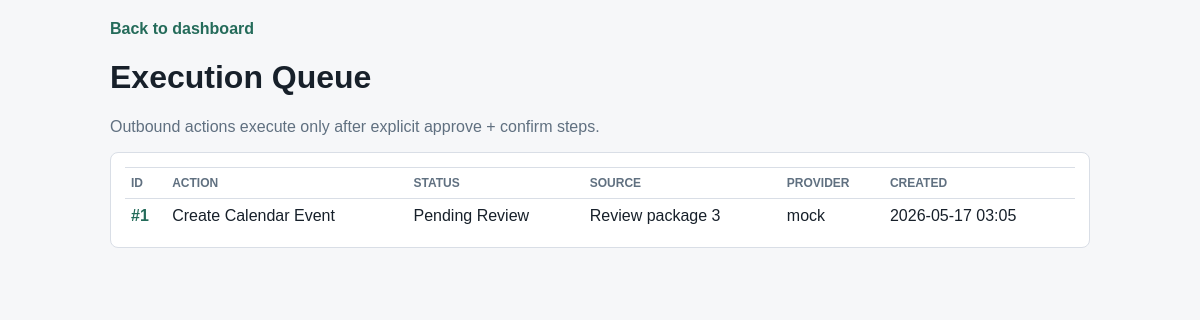
The page /executions on the database its author committed.
### app/models/entities.py (models this page shows)
class ExecutionRecord(Base):
    __tablename__ = "execution_records"
    __table_args__ = (
        UniqueConstraint("review_package_id", "action_type", name="uq_execution_review_action"),
        UniqueConstraint("draft_id", "action_type", name="uq_execution_draft_action"),
        Index("ix_execution_records_status_created", "status", "created_at"),
    )
    id: Mapped[int] = mapped_column(primary_key=True)
    review_package_id: Mapped[int | None] = mapped_column(
        ForeignKey("proposed_action_review_packages.id"), index=True
    )
    draft_id: Mapped[int | None] = mapped_column(ForeignKey("draft_replies.id"), index=True)
    calendar_proposal_id: Mapped[int | None] = mapped_column(
        ForeignKey("calendar_action_proposals.id"), index=True
    )
    action_type: Mapped[ExecutionActionType] = mapped_column(Enum(ExecutionActionType))
    status: Mapped[ExecutionStatus] = mapped_column(
        Enum(ExecutionStatus), default=ExecutionStatus.PENDING_REVIEW
    )
    created_by: Mapped[str | None] = mapped_column(String(255))
    approved_by: Mapped[str | None] = mapped_column(String(255))
    approved_at: Mapped[datetime | None] = mapped_column(DateTime(timezone=True))
    confirmed_by: Mapped[str | None] = mapped_column(String(255))
    confirmed_at: Mapped[datetime | None] = mapped_column(DateTime(timezone=True))
    executed_at: Mapped[datetime | None] = mapped_column(DateTime(timezone=True))
    provider_name: Mapped[str] = mapped_column(String(100), default="mock")
    payload_json: Mapped[str] = mapped_column(Text)
    result_json: Mapped[str | None] = mapped_column(Text)
    error_text: Mapped[str | None] = mapped_column(Text)
    created_at: Mapped[datetime] = mapped_column(DateTime(timezone=True), default=utcnow)
    updated_at: Mapped[datetime] = mapped_column(
        DateTime(timezone=True), default=utcnow, onupdate=utcnow
    )
    review_package: Mapped[ProposedActionReviewPackage | None] = relationship()
    draft: Mapped[DraftReply | None] = relationship()
    calendar_proposal: Mapped[CalendarActionProposal | None] = relationship()

### app/web/routes.py (the view)
@web_router.get("/executions")
def executions_index(request: Request, db: Session = Depends(get_db)):
    records = list_execution_records(db)
    return templates.TemplateResponse(
        request,
        "executions.html",
        {"records": records},
    )

### app/web/templates/executions.html (shortened to what this page needs)
<!DOCTYPE html>
<html>
  <head>
  </head>
  <body>
    <main class="wrap">
      <a href="/">Back to dashboard</a>
      <h1>Execution Queue</h1>
      <p class="muted">Outbound actions execute only after explicit approve + confirm steps.</p>
      <section class="panel">
        <table>
          <thead>
            <tr>
              <th>ID</th>
              <th>Action</th>
              <th>Status</th>
              <th>Source</th>
              <th>Provider</th>
              <th>Created</th>
            </tr>
          </thead>
          <tbody>
            {% for record in records %}
            <tr>
              <td><a href="/executions/{{ record.id }}">#{{ record.id }}</a></td>
              <td>{{ record.action_type.value.replace("_", " ").title() }}</td>
              <td>{{ record.status.value.replace("_", " ").title() }}</td>
              <td>
                {% if record.review_package_id %}Review package {{ record.review_package_id }}{% endif %}
              </td>
              <td>{{ record.provider_name }}</td>
              <td>{{ record.created_at.strftime("%Y-%m-%d %H:%M") if record.created_at else "" }}</td>
            </tr>
            {% else %}
            <tr>
              <td colspan="6" class="muted">No execution records yet.</td>
            </tr>
            {% endfor %}
          </tbody>
        </table>
      </section>
    </main>
  </body>
</html>

### app/web/templates/executions.html (style rules this page uses)
:root { --bg: #f6f7f9; --surface: #ffffff; --line: #d9dee6; --text: #17202a; --muted: #607080; --brand: #246b5a; }
* { box-sizing: border-box; }
body { margin: 0; background: var(--bg); color: var(--text); font-family: Arial, Helvetica, sans-serif; }
a { color: var(--brand); font-weight: 700; text-decoration: none; }
.wrap { width: min(980px, calc(100% - 32px)); margin: 0 auto; padding: 20px 0 40px; }
.panel { border: 1px solid var(--line); border-radius: 8px; background: var(--surface); padding: 14px; }
.muted { color: var(--muted); }
table { width: 100%; border-collapse: collapse; }
th, td { border-top: 1px solid var(--line); padding: 8px 6px; text-align: left; vertical-align: top; }
th { color: var(--muted); font-size: 12px; text-transform: uppercase; }

### rows shown on the page
ExecutionRecord: id "1", action_type.value.replace "Create Calendar Event", status.value.replace "Pending Review", review_package_id "3", provider_name "mock", created_at "2026-05-17 03:05"
